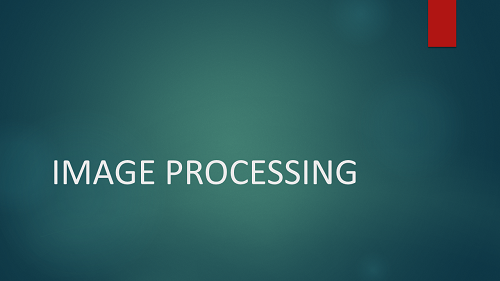
#> input picture template matching/1.png, 500 x 281 px
$ jupyter execute 'template matching.ipynb'
#> lines starting #> are read from the running program, lines starting #| are printed output that depends on the picture; after the words box and inside, x2 and y2 are one past the last pixel; in counts of white or black regions, pixels touching at a corner belong together
Importing the required packages

[cell 1]
import glob
import cv2
import numpy as np
import matplotlib.pyplot as plt

Importing the image and converting it into binary

[cell 2]
img = cv2.imread("1.png")
#> img is the input picture: shape (281, 500, 3); mean B, G, R 91.9, 88.8, 40.7
image1 = cv2.imread("1.png")
img_gray = cv2.cvtColor(img, cv2.COLOR_BGR2GRAY).astype(np.uint8)
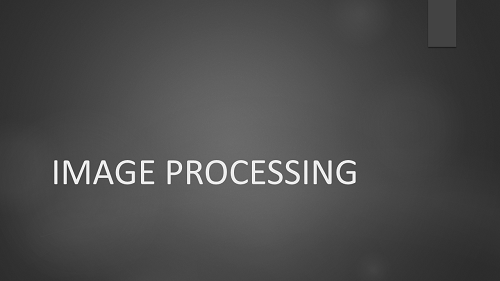
#> img_gray: shape (281, 500); min 28, max 255, mean 74.8
img_gray = cv2.threshold(img_gray , 0, 255, cv2.THRESH_BINARY + cv2.THRESH_OTSU)[1].astype(np.uint8)
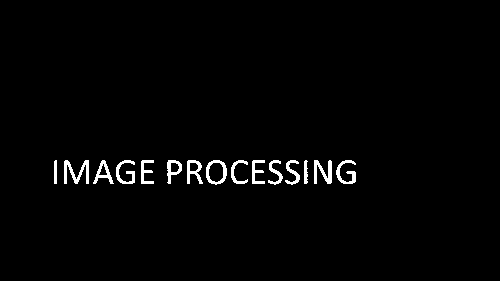
#> img_gray: shape (281, 500); 1.8% white; 15 white regions, largest, box (x1, y1, x2, y2) and area: (64, 160, 89, 184) 279, (314, 160, 332, 184) 235, (206, 160, 227, 185) 207

plt.figure(1, figsize=(8, 8))
plt.subplot(1, 2, 1), plt.imshow(image1, cmap='gray'), plt.title('Original image')
plt.subplot(1, 2, 2), plt.imshow(img_gray, cmap='gray'), plt.title('Thresholded image')
plt.show()
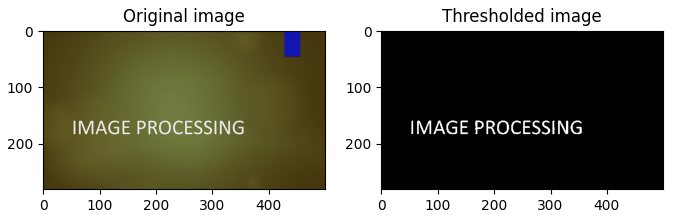
#> figure drawn by matplotlib, 2 panels; B, G, R data is drawn as R, G, B

Creating the mask

[cell 3]
a = img.shape [1]
#> a = 500
b = img.shape [0]
#> b = 281
mask = np.zeros((b,a), np.uint8)

imorting the templates one by one ande matching each template (only fir the letters A, C and M)

[cell 4]
path2 = glob.glob ("./templates/*")
for file in path2:

    template1 = cv2.imread (file)
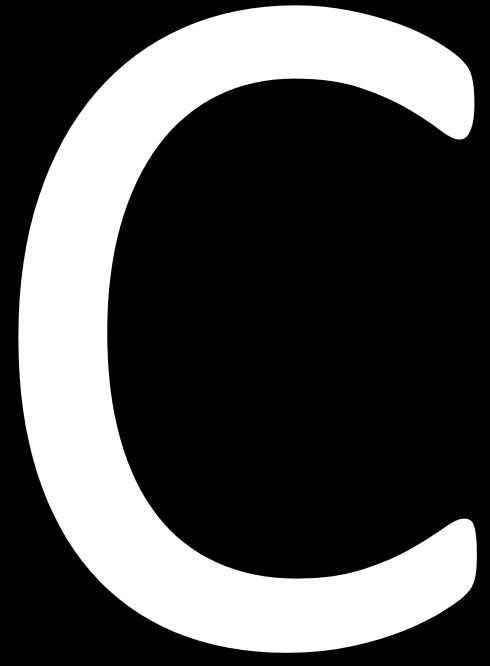
#> input picture template matching/templates/CC1-negate.jpg, 490 x 666 px
#> template1 is the input picture: shape (666, 490, 3); min 0, max 255, mean 76

    template1 = cv2.cvtColor(template1,cv2.COLOR_BGR2GRAY)
#> template1: shape (666, 490)
    template1 = cv2.threshold(template1 , 0, 255, cv2.THRESH_BINARY + cv2.THRESH_OTSU)[1]
#> template1: shape (666, 490); 29.8% white; 1 white region, box (x1, y1, x2, y2) and area: (18, 5, 477, 653) 97261
    filename = 'savedImage.jpg'
    '''cv2.imwrite (filename, template1)
    plt.figure(1, figsize=(8, 8))
    plt.subplot(1, 2, 1), plt.imshow(template1, cmap='gray'), plt.title('Template Matched Image')
    plt.show()'''

    if b>a:
        template1= cv2.resize(template1, (a, a))
    else:
        template1= cv2.resize(template1, (b, b))
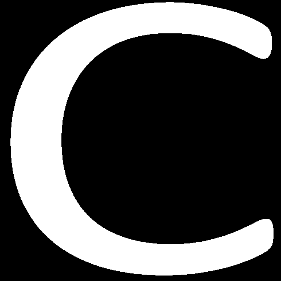
#> template1: shape (281, 281); min 0, max 255, mean 76
    for scale in np.linspace(0.02,1.0,100)[::-1]:

        size = (int(template1.shape[1]*scale),int(template1.shape[0]*scale))
        resized = cv2.resize(template1, size)

        w, h=resized.shape[::-1]

        if w>20:

            res =  cv2.matchTemplate (img_gray, resized, cv2.TM_CCOEFF_NORMED)
            treshold = 0.65
            loc = np.where (res >= treshold)
            if loc:
                for pt in zip(*loc[::-1]):
                    cv2.rectangle(mask, (pt[0], pt[1]), (pt[0] + w, pt[1] + h), (255,255,255), -1)
                    cv2.rectangle(img, pt, (pt[0]+w, pt[1]+h), (0,85, 0), 2)
#> this loop made 100 passes
#> loc on passes 1 to 12: (empty array, empty array), (empty array, empty array), (empty array, empty array), (empty array, empty array), (empty array, empty array), (empty array, empty array), (empty array, empty array), (empty array, empty array), (empty array, empty array), (empty array, empty array), (empty array, empty array), (empty array, empty array)
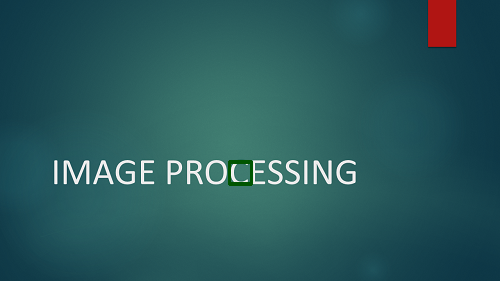
#> img: shape (281, 500, 3); 0.22% of pixels changed, all inside (x1, y1, x2, y2) = (228, 160, 253, 186)
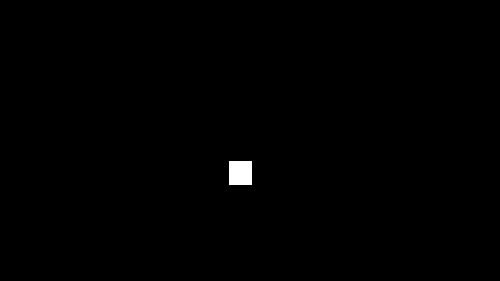
#> mask: shape (281, 500); 0.39% white; 1 white region, box (x1, y1, x2, y2) and area: (229, 161, 252, 185) 552
#> pass 2 of the loop `for file in path2:`:
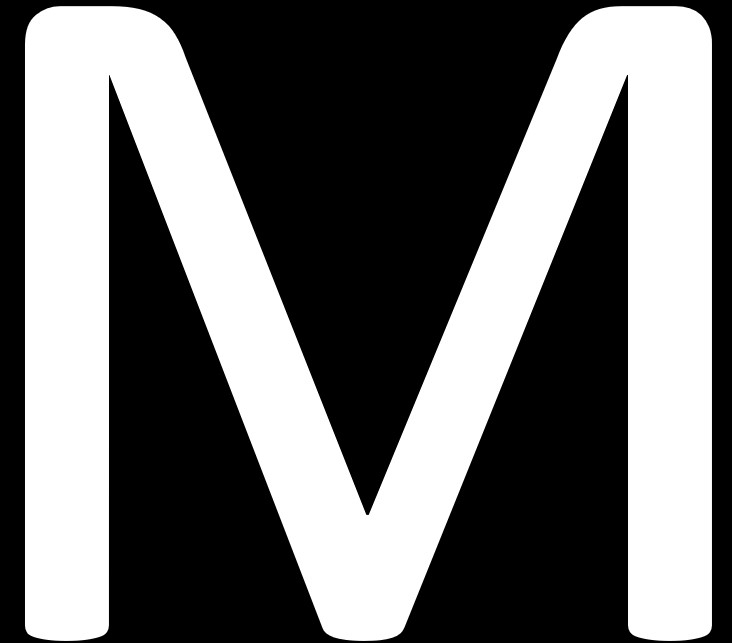
#> input picture template matching/templates/MM1-negate.jpg, 732 x 643 px
#> template1 is the input picture: shape (643, 732, 3); min 0, max 255, mean 109.3
#> the loop `for scale in np.linspace(0.02,1.0,100)[::-1]: ` made 100 passes
#> after the loop `for scale in np.linspace(0.02,1.0,100)[::-1]:`:
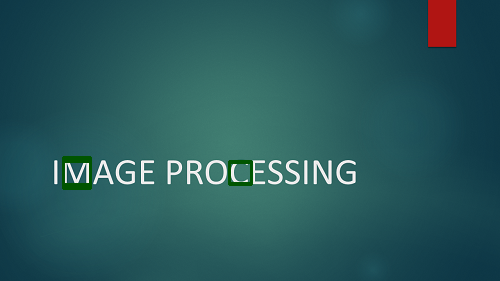
#> img: shape (281, 500, 3); 0.38% of pixels changed, all inside (x1, y1, x2, y2) = (62, 156, 92, 190)
#> after the loop `for scale in np.linspace(0.02,1.0,100)[::-1]:`:
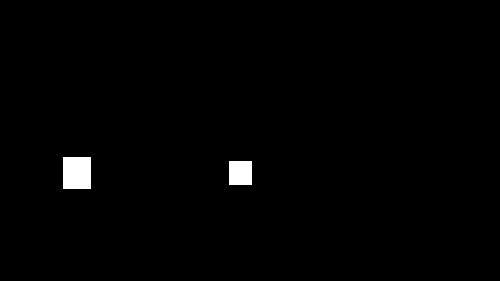
#> mask: shape (281, 500); 1% white; 2 white regions, box (x1, y1, x2, y2) and area: (63, 157, 91, 189) 896, (229, 161, 252, 185) 552

plt.figure(1, figsize=(8, 8))
plt.subplot(1, 2, 1), plt.imshow(img, cmap='gray'), plt.title('Template Matched Image')
plt.subplot(1, 2, 2), plt.imshow(mask, cmap='gray'), plt.title('The Mask')
plt.show()
#> figure, not shown here; B, G, R data is drawn as R, G, B

dilating and inpainting

[cell 5]
dilate_kernel = cv2.getStructuringElement(cv2.MORPH_RECT, (12,4))
dilate = cv2.dilate(mask, dilate_kernel, iterations=1)
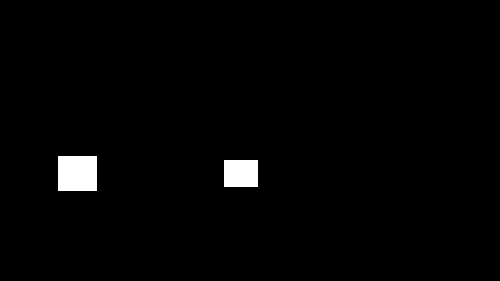
#> dilate: shape (281, 500); 1.6% white; 2 white regions, box (x1, y1, x2, y2) and area: (58, 156, 97, 191) 1365, (224, 160, 258, 187) 918

dst = cv2.inpaint(image1, mask, 10, cv2.INPAINT_NS)
dst1 = cv2.inpaint(image1, dilate, 10, cv2.INPAINT_TELEA)

plt.figure(1, figsize=(4, 4))
plt.subplot(1, 1, 1), plt.imshow(dilate, cmap='gray'), plt.title('The Dilated Mask')
plt.show()

showing the results

[cell 6]
plt.figure(1, figsize=(8, 5))
plt.subplot(2, 2, 1), plt.imshow(image1, cmap='gray'), plt.title('Original image')
plt.subplot(2, 2, 2), plt.imshow(img, cmap='gray'), plt.title('After Template Matching')
#plt.subplot(2, 2, 3), plt.imshow(dilate, cmap='gray'), plt.title('Inpaint mask')
plt.subplot(2, 2, 3), plt.imshow(dst, cmap='gray'), plt.title('Inpainted image (NP)')
plt.subplot(2, 2, 4), plt.imshow(dst, cmap='gray'), plt.title('Inpainted image (TELEA)')
plt.show()
#> figure, not shown here; B, G, R data is drawn as R, G, B
